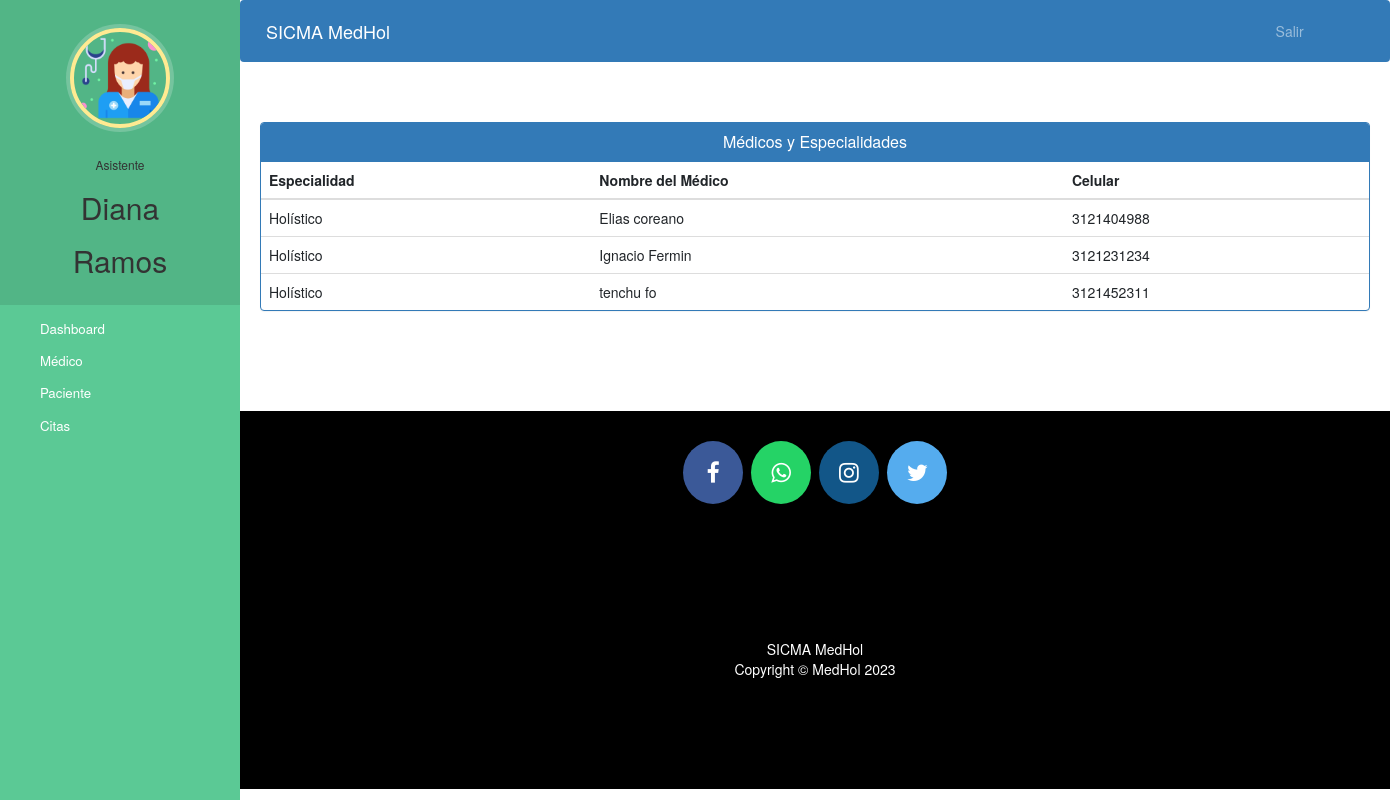
The app's page /asistente_medico_especialidad (signed in) with its own data.
### consultas/models.py (models this page shows, shortened)
class Medico(models.Model):
    user=models.OneToOneField(User,on_delete=models.CASCADE)
    foto = models.ImageField(upload_to='fotosdeperfil/fotosdeperfilmedicos/',null=True,blank=True)
    domicilio = models.CharField(max_length=40)
    celular = models.CharField(max_length=20,null=True)
    especialidad = models.CharField(max_length=50,choices=especialidades,default='Holístico')
    status =models.BooleanField(default=False)
    @property
    def get_name(self):
        return self.user.first_name+" "+self.user.last_name

### consultas/views.py (the view)
# urls.py: path('asistente_medico_especialidad',views.asistente_medico_especialidad_view,name='asistente_medico_especialidad'),
@login_required(login_url='asistentelogin')
@user_passes_test(is_asistente)
def asistente_medico_especialidad_view(request):
    medicos=models.Medico.objects.all().filter(status=True)
    return render(request,'asistente_medico_especialidad.html',{'medicos':medicos})

### consultas/views.py (called while the page is built)
def is_asistente(user):
    return user.groups.filter(name='ADMIN').exists()

### consultas/templates/asistente_medico_especialidad.html (shortened to what this page needs)
{% extends 'asistente_base.html' %}
{% block content %}
<head>
  <link href="//netdna.bootstrapcdn.com/bootstrap/3.0.0/css/bootstrap.min.css" rel="stylesheet" id="bootstrap-css">
</head>
<div class="container">
  <div class="panel panel-primary">
    <div class="panel-heading">
      <h6 class="panel-title">Médicos y Especialidades</h6>
    </div>
    <table class="table table-hover" id="dev-table">
      <thead>
        <tr>
          <th>Especialidad</th>
          <th>Nombre del Médico</th>
          <th>Celular</th>
        </tr>
      </thead>
      {% for d in medicos %}
      <tr>
        <td>{{d.especialidad}}</td>
        <td> {{d.get_name}}</td>
        <td>{{d.celular}}</td>
      </tr>
      {% endfor %}
    </table>
  </div>
</div>
{% endblock content %}

### consultas/templates/asistente_base.html (shortened to what this page needs)
<!DOCTYPE html>
{% load static %}
<html lang="es">
<head>
  <link rel="stylesheet" href="https://stackpath.bootstrapcdn.com/bootstrap/4.3.1/css/bootstrap.min.css">
  <link rel="stylesheet" href="https://maxcdn.bootstrapcdn.com/font-awesome/4.7.0/css/font-awesome.min.css">
</head>
<body>
  <nav class="menu" tabindex="0">
    <header class="avatar">
      <img src="{% static "imagenes/asistente.png" %}" />
      <br><br>
      <h6>Asistente</h6>
      <h2>{{request.user.first_name}}</h2>
      <h2>{{request.user.last_name}}</h2>
    </header>
    <ul>
      <li tabindex="0" class="icon-dashboard"> <a style="color:white; text-decoration:none;" href="/asistente_dashboard"><span>Dashboard</span></a> </li>
      <li tabindex="0" class="icon-customers"> <a style="color:white; text-decoration:none;" href="/asistente_menu_medicos"><span>Médico</span></a></li>
      <li tabindex="0" class="icon-users"> <a style="color:white; text-decoration:none;" href="/asistente_menu_pacientes"><span>Paciente</span></a></li>
      <li tabindex="0" class="icon-calendar"> <a style="color:white; text-decoration:none;" href="/asistente_menu_citas"><span>Citas</span></a></li>
    </ul>
  </nav>
  <main>
    <div class="bs-example">
      <nav class="navbar navbar-expand-md  navbar-dark fixed-top" style="background:#337AB7;">
        <a href="/asistente_dashboard" class="navbar-brand">SICMA MedHol</a>
        <div class="collapse navbar-collapse justify-content-between" id="navbarCollapse">
          <div class="navbar-nav" style=" margin-left: 90%;">
            <a href="/logout" class="nav-item nav-link">Salir</a>
          </div>
        </div>
      </nav>
    </div>
    <br><br>
    {% block content %}
    {% endblock content %}
    <br><br><br><br>
    <footer>
      <p>
        <a id="ftr" href="https://www.facebook.com/MedHolMexico" class="fa fa-facebook"></a>
        <a id="ftr" href="https://api.whatsapp.com/send?phone=919572181024&text=Hello%20Sumit.%0d%0aHow%20are%20you%20%3f%0d%0aI%20came%20from%20your%20website.&source=&data=#" class="fa fa-whatsapp"></a>
        <a id="ftr" href="https://instagram.com/sumit.luv" class="fa fa-instagram"></a>
        <a id="ftr" href="https://twitter.com/sumitkumar1503" class="fa fa-twitter"></a>
      </p>
      <br>
      <div class="container">
        <div class="row">
          <div class="col-md-12 col-sm-12">
            <div style="color:#ffffff;" class="wow fadeInUp footer-copyright">
              <p>SICMA MedHol<br>
                Copyright &copy; MedHol 2023</p>
            </div>
          </div>
        </div>
      </div>
    </footer>
  </main>
</body>
</html>

### consultas/templates/asistente_base.html (style rules this page uses)
a:link { text-decoration: none; }
a { color: white; }
footer { padding: 0px 0px 0px 0px; background-color: black; margin: 0px; }
#ftr { padding: 20px; }
.fa { font-size: 23px; width: 60px; text-align: center; text-decoration: none; margin: 5px 2px; border-radius: 50%; }
.fa-facebook { background: #3B5998; color: white; margin-top: 30px; }
.fa-whatsapp { background: #25d366; color: white; }
.fa-twitter { background: #55ACEE; color: white; }
.fa-instagram { background: #125688; color: white; }
p { text-align: center; }
body { padding-left: 240px; }
main { position: relative; height: 100vh; }
.menu { background: #5bc995; height: 100vh; width: 240px; position: fixed; top: 0px; left: 0; z-index: 5; outline: none; }
.menu .avatar { background: rgba(0, 0, 0, 0.1); padding: 2em 0.5em; text-align: center; }
.menu .avatar img { width: 100px; border-radius: 50%; overflow: hidden; border: 4px solid #ffea92; box-shadow: 0 0 0 4px rgba(255, 255, 255, 0.2); }
.menu .avatar h2 { font-weight: normal; margin-bottom: 0; }
.menu ul { list-style: none; padding: 0.5em 0; margin: 0; }
.menu ul li { padding: 0.5em 1em 0.5em 3em; font-size: 0.95em; font-weight: regular; background-repeat: no-repeat; background-position: left 15px center; background-size: auto 20px; transition: all 0.15s linear; cursor: pointer; }
.menu ul li.icon-dashboard { background-image: url("http://www.entypo.com/images//gauge.svg"); }
.menu ul li.icon-customers { background-image: url("http://www.entypo.com/images//briefcase.svg"); }
.menu ul li.icon-users { background-image: url("http://www.entypo.com/images//users.svg"); }
.menu ul li.icon-calendar { background-image: url("http://www.entypo.com/images//calendar.svg"); }

### consultas/templates/asistente_medico_especialidad.html (style rules this page uses)
a:link { text-decoration: none; }
h6 { text-align: center; }
.row { margin: 100px; }

### records on screen
Medico: especialidad "Holístico", get_name "Elias coreano", celular "3121404988"
Medico: especialidad "Holístico", get_name "Ignacio Fermin", celular "3121231234"
Medico: especialidad "Holístico", get_name "tenchu fo", celular "3121452311"

### other values on screen
{{ request.user.first_name }} "Diana"
{{ request.user.last_name }} "Ramos"
